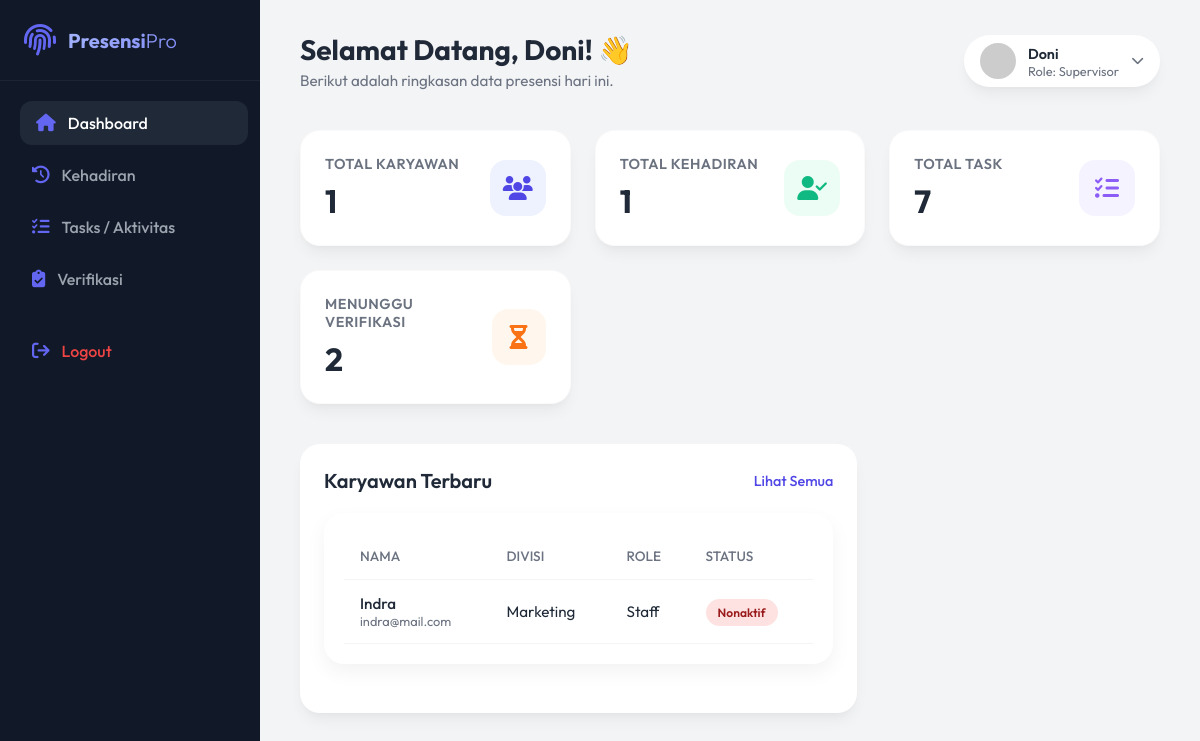
Screenshot of /index.php (signed in) with the database file from the repository.
### tables this page shows
CREATE TABLE `users` (
  `id` int(11) NOT NULL,
  `nama` varchar(100) NOT NULL,
  `email` varchar(100) NOT NULL,
  `password` varchar(255) NOT NULL,
  `divisi` enum('IT','HR','Finance','Marketing','Operasional') NOT NULL,
  `status` enum('Aktif','Nonaktif') DEFAULT 'Aktif',
  `tipe_users_id` int(11) DEFAULT NULL
);

CREATE TABLE `tipe_users` (
  `id` int(11) NOT NULL,
  `nama` varchar(50) NOT NULL
);

### models/User.php (called while the page is built, shortened)
<?php
class User
{
    private $conn;
    public function __construct($db)
    {
        $this->conn = $db;
    }
    public function getRecentUsers($division, $tipeUserId, $userId, $limit = 5)
    {
        if ($tipeUserId == 1 || $tipeUserId == 2) {
            $query = "SELECT u.nama, u.email, u.divisi, u.status, t.nama AS tipe_user
                  FROM users u
                  LEFT JOIN tipe_users t ON u.tipe_users_id = t.id
                  ORDER BY u.id DESC LIMIT :limit";
            $stmt = $this->conn->prepare($query);
        } elseif ($tipeUserId == 4) {
            $query = "SELECT u.nama, u.email, u.divisi, u.status, t.nama AS tipe_user
                  FROM users u
                  LEFT JOIN tipe_users t ON u.tipe_users_id = t.id
                  WHERE u.divisi = :division AND t.nama = 'Staff'
                  ORDER BY u.id DESC LIMIT :limit";
            $stmt = $this->conn->prepare($query);
            $stmt->bindParam(':division', $division);
        }
        $stmt->bindParam(':limit', $limit, PDO::PARAM_INT);
        $stmt->execute();
        return $stmt->fetchAll(PDO::FETCH_ASSOC);
    }
    public function countByTipeUser($division, $tipeUserId, $userId)
    {
        if ($tipeUserId == 1 || $tipeUserId == 2) {
            $query = "SELECT COUNT(*) as total FROM users WHERE status='Aktif'";
            $stmt = $this->conn->prepare($query);
        } elseif ($tipeUserId == 4) {
            $query = "SELECT COUNT(*) as total
                  FROM users u
                  JOIN tipe_users tu ON u.tipe_users_id = tu.id
                  WHERE (u.id = :userId OR (u.divisi = :division AND tu.nama = 'Staff'))
                  AND u.status='Aktif'";
            $stmt = $this->conn->prepare($query);
            $stmt->bindParam(':division', $division);
            $stmt->bindParam(':userId', $userId);
        } else {
            $query = "SELECT COUNT(*) as total FROM users WHERE id = :userId AND status='Aktif'";
            $stmt = $this->conn->prepare($query);
            $stmt->bindParam(':userId', $userId);
        }
        $stmt->execute();
        $row = $stmt->fetch(PDO::FETCH_ASSOC);
        return $row['total'];
    }
}

### models/Kehadiran.php (called while the page is built, shortened)
<?php
class Kehadiran
{
    private $conn;
    private $table_name = "kehadirans";
    public function __construct($db)
    {
        $this->conn = $db;
    }
    public function countByTipeUser($division, $tipeUserId)
    {
        $query = "SELECT COUNT(k.id) as total_rows
              FROM " . $this->table_name . " k
              JOIN users u ON k.users_id = u.id
              JOIN tipe_users tu ON u.tipe_users_id = tu.id
              WHERE 1=1";
        if ($tipeUserId == 5) {
            $query .= " AND u.id = ?";
        } elseif ($tipeUserId == 4) {
            $query .= " AND u.divisi = ? AND tu.nama = 'Staff'";
        } elseif ($tipeUserId == 3) {
            $query .= " AND u.divisi = ? AND tu.nama IN ('Supervisor','Staff')";
        } elseif ($tipeUserId == 2) {
            $query .= " AND tu.nama IN ('Manager','Supervisor','Staff')";
        } elseif ($tipeUserId == 1) {
        }
        $stmt = $this->conn->prepare($query);
        if ($tipeUserId == 4 || $tipeUserId == 3) {
            $stmt->bindParam(1, $division);
        }
        $stmt->execute();
        $row = $stmt->fetch(PDO::FETCH_ASSOC);
        return $row['total_rows'];
    }
}

### models/Task.php (called while the page is built, shortened)
<?php
class Task
{
    private $conn;
    private $table_name = "tasks";
    public function __construct($db)
    {
        $this->conn = $db;
    }
    public function count($powerLevel = null, $currentUserId = null)
    {
        $query = "SELECT COUNT(*) as total_row
                  FROM " . $this->table_name . " t
                  LEFT JOIN users u ON t.assignee_id = u.id";
        if ($powerLevel !== null && $currentUserId !== null) {
            $query .= " WHERE t.assignee_id = :current_user
                        OR t.creator_id = :current_user
                        OR (6 - u.tipe_users_id) < :power_level";
        }
        $stmt = $this->conn->prepare($query);
        if ($powerLevel !== null && $currentUserId !== null) {
            $stmt->bindParam(':current_user', $currentUserId, PDO::PARAM_INT);
            $stmt->bindParam(':power_level', $powerLevel, PDO::PARAM_INT);
        }
        $stmt->execute();
        $row = $stmt->fetch(PDO::FETCH_ASSOC);
        return $row['total_row'];
    }
}
?>

### models/Verification.php (called while the page is built, shortened)
<?php
class Verification
{
    private $conn;
    private $table_name = "verifications";
    public function __construct($db)
    {
        $this->conn = $db;
    }
    public function count($powerLevel = null, $status = null)
    {
        $query = "SELECT COUNT(*) as total_row FROM " . $this->table_name . " v LEFT JOIN users u ON v.users_id = u.id";
        $conditions = [];
        if ($powerLevel !== null && $powerLevel < 5) {
            $conditions[] = "(6 - u.tipe_users_id) < :powerLevel";
        }
        if ($status !== null) {
            $conditions[] = "v.status = :status";
        }
        if (!empty($conditions)) {
            $query .= " WHERE " . implode(" AND ", $conditions);
        }
        $stmt = $this->conn->prepare($query);
        if ($powerLevel !== null && $powerLevel < 5) {
            $stmt->bindParam(':powerLevel', $powerLevel, PDO::PARAM_INT);
        }
        if ($status !== null) {
            $stmt->bindParam(':status', $status, PDO::PARAM_STR);
        }
        $stmt->execute();
        $row = $stmt->fetch(PDO::FETCH_ASSOC);
        return $row['total_row'];
    }
}
?>

### index.php (the view, shortened to what this page needs)
<?php
require_once 'models/User.php';
require_once 'models/Kehadiran.php';
require_once 'models/Task.php';
require_once 'models/Verification.php';
$database = new Database();
$db = $database->getConnection();
$user         = new User($db);
$kehadiran    = new Kehadiran($db);
$task         = new Task($db);
$verification = new Verification($db);
$userPowerLevel = $_SESSION['power_level'] ?? 1;
$currentUserId  = $_SESSION['user_id'] ?? null;
$division       = $_SESSION['user_division'];
$filterPowerLevel = ($userPowerLevel < 5) ? $userPowerLevel : null;
$filterUserId     = ($userPowerLevel < 5) ? $currentUserId : null;
$totalUsers           = $user->countByTipeUser($_SESSION['user_division'], $_SESSION['user_role_id'], $_SESSION['user_id']);
$totalKehadiran       = $kehadiran->countByTipeUser($division, $_SESSION['user_role_id']);
$totalKehadiranByUser = $kehadiran->countTotal($currentUserId);
$totalTask            = $task->count($filterPowerLevel, $filterUserId);
$totalPending         = $verification->count($filterPowerLevel, 'Pending');
$recentUsers = $user->getRecentUsers(
    $_SESSION['user_division'],
    $_SESSION['user_role_id'],
    $_SESSION['user_id']
);
?>
<!DOCTYPE html>
<html lang="id">
<head>
    <link rel="stylesheet" href="https://cdnjs.cloudflare.com/ajax/libs/font-awesome/6.4.0/css/all.min.css">
    <link rel="stylesheet" href="assets/css/style.css">
</head>
<body>
    <aside class="sidebar">
        <div class="sidebar-header">
            <i class="fa-solid fa-fingerprint fa-2x" style="color: var(--primary-light);"></i>
            <h2>Presensi<span style="color: white; font-weight: 300;">Pro</span></h2>
        </div>
        <ul class="nav-links">
            <li><a href="index.php" class="active"><i class="fa-solid fa-house"></i> Dashboard</a></li>
            <li><a href="kehadiran/index.php"><i class="fa-solid fa-clock-rotate-left"></i> Kehadiran</a></li>
            <li><a href="tasks/index.php"><i class="fa-solid fa-list-check"></i> Tasks / Aktivitas</a></li>
            <?php if (isset($_SESSION['power_level']) && $_SESSION['power_level'] > 1): ?>
                <li><a href="verification/index.php"><i class="fa-solid fa-clipboard-check"></i> Verifikasi</a></li>
            <?php endif; ?>
            <li style="margin-top: auto; padding-top: 20px;"><a href="logout.php" style="color: #ef4444;"><i class="fa-solid fa-arrow-right-from-bracket"></i> Logout</a></li>
        </ul>
    </aside>
    <main class="main-content">
        <header class="top-header">
            <div class="welcome-msg">
                <h1>Selamat Datang, <?php echo htmlspecialchars($_SESSION['user_name'] ?? 'Admin'); ?>! 👋</h1>
                <p>Berikut adalah ringkasan data presensi hari ini.</p>
            </div>
            <div class="user-profile">
                <img src="https://ui-avatars.com/api/?name=<?php echo urlencode($_SESSION['user_name'] ?? 'Admin User'); ?>&background=4F46E5&color=fff" alt="Admin Profile">
                <div>
                    <span><?php echo htmlspecialchars($_SESSION['user_name'] ?? 'Admin User'); ?></span>
                    <div style="font-size: 0.8rem; color: var(--text-muted);">Role: <?php echo htmlspecialchars($_SESSION['user_role'] ?? 'User'); ?></div>
                </div>
                <i class="fa-solid fa-chevron-down" style="font-size: 0.8rem; color: var(--text-muted);"></i>
            </div>
        </header>
        <div class="stats-grid">
            <?php if (
                isset($_SESSION['user_role']) &&
                ($_SESSION['user_role'] === 'Admin' ||
                    $_SESSION['user_role'] === 'Manager' ||
                    $_SESSION['user_role'] === 'Supervisor' ||
                    $_SESSION['user_role'] === 'Direktur')
            ): ?>
                <div class="stat-card">
                    <div class="stat-info">
                        <h3>Total Karyawan</h3>
                        <div class="value"><?php echo $totalUsers; ?></div>
                    </div>
                    <div class="stat-icon icon-blue">
                        <i class="fa-solid fa-users"></i>
                    </div>
                </div>
            <?php endif; ?>
            <div class="stat-card">
                <div class="stat-info">
                    <h3>Total Kehadiran</h3>
                    <?php if (
                        isset($_SESSION['user_role']) &&
                        ($_SESSION['user_role'] === 'Staff')
                    ): ?>
                        <div class="value"><?php echo $totalKehadiranByUser; ?></div>
                    <?php else: ?>
                        <div class="value"><?php echo $totalKehadiran; ?></div>
                    <?php endif; ?>
                </div>
                <div class="stat-icon icon-green">
                    <i class="fa-solid fa-user-check"></i>
                </div>
            </div>
            <div class="stat-card">
                <div class="stat-info">
                    <h3>Total Task</h3>
                    <div class="value"><?php echo $totalTask; ?></div>
                </div>
                <div class="stat-icon icon-purple">
                    <i class="fa-solid fa-tasks"></i>
                </div>
            </div>
            <div class="stat-card">
                <div class="stat-info">
                    <h3>Menunggu Verifikasi</h3>
                    <div class="value"><?php echo $totalPending; ?></div>
                </div>
                <div class="stat-icon icon-orange">
                    <i class="fa-solid fa-hourglass-half"></i>
                </div>
            </div>
        </div>
        <div class="dashboard-sections">
            <?php if ($userPowerLevel > 1): ?>
                <div class="section-card">
                    <div class="section-header">
                        <h2>Karyawan Terbaru</h2>
                        <a href="users/index.php" class="view-all">Lihat Semua</a>
                    </div>
                    <div class="table-responsive">
                        <table>
                            <thead>
                                <tr>
                                    <th>Nama</th>
                                    <th>Divisi</th>
                                    <th>Role</th>
                                    <th>Status</th>
                                </tr>
                            </thead>
                            <tbody>
                                <?php foreach ($recentUsers as $row) : ?>
                                    <tr>
                                        <td>
                                            <div style="font-weight: 500;"><?php echo htmlspecialchars($row['nama']); ?></div>
                                            <div style="font-size: 0.8rem; color: var(--text-muted);"><?php echo htmlspecialchars($row['email']); ?></div>
                                        </td>
                                        <td><?php echo htmlspecialchars($row['divisi']); ?></td>
                                        <td><?php echo htmlspecialchars($row['tipe_user']); ?></td>
                                        <td>
                                            <?php if ($row['status'] == 'Aktif') : ?>
                                                <span class="status-badge status-aktif">Aktif</span>
                                            <?php else : ?>
                                                <span class="status-badge status-nonaktif">Nonaktif</span>
                                            <?php endif; ?>
                                        </td>
                                    </tr>
                                <?php endforeach; ?>
                            </tbody>
                        </table>
                    </div>
                </div>
            <?php endif; ?>
        </div>
    </main>
</body>
</html>

### rows the page displays
users: nama "Indra", email "indra@mail.com", divisi "Marketing", tipe_users.nama "Staff", status "Nonaktif"

### other values shown
$_SESSION['user_name'] "Doni"
$_SESSION['user_role'] "Supervisor"
$totalUsers "1"
$totalKehadiran "1"
$totalTask "7"
$totalPending "2"
